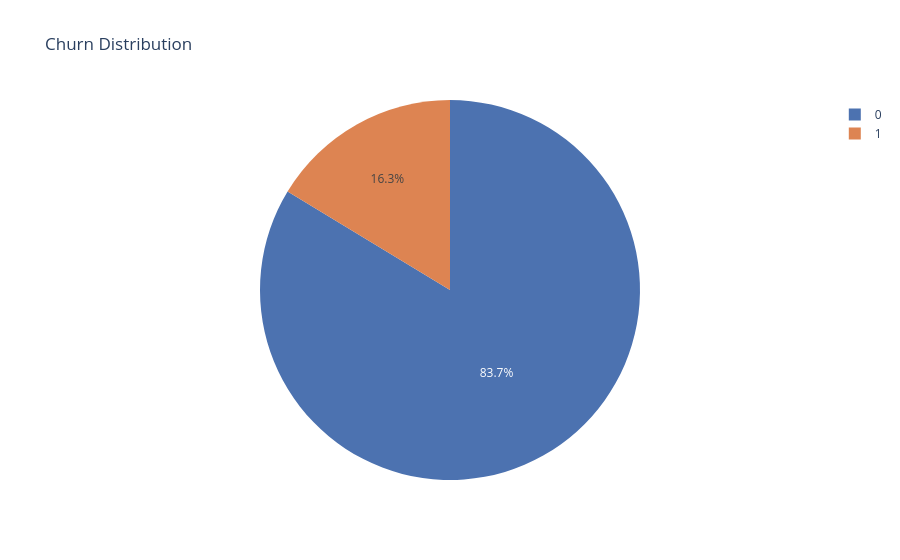

Notebook code cell kept with this figure:
### Code cell
fig = px.pie(df, names="Churn", title="Churn Distribution",
             color_discrete_sequence=["#4C72B0", "#DD8452"])
fig.show()

### Figure 1 — Plotly figure (JSON) as saved in the notebook; plotly's stock layout.template omitted (floating-point values rounded to 4 significant figures; data arrays with more than 128 entries replaced by an {"elided": "..."} marker saying what was removed)
{"data": [{"domain": {"x": [0, 1], "y": [0, 1]}, "hovertemplate": "Churn=%{label}<extra></extra>", "labels": {"elided": "3267 int values"}, "legendgroup": "", "name": "", "showlegend": true, "type": "pie"}], "layout": {"legend": {"tracegroupgap": 0}, "piecolorway": ["#4C72B0", "#DD8452"], "title": {"text": "Churn Distribution"}}}
